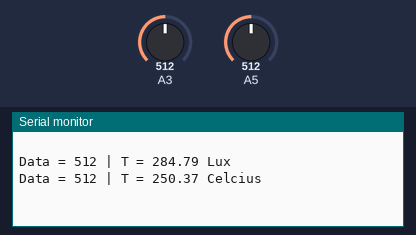
A sketch run on a simulated Arduino Uno, built with avr-gcc and run on an emulated ATmega328P. On the bench: the last lines printed to the serial monitor. The test bench sets the inputs (shaded band); at power-on: A3 = 512, A5 = 512.

Above: at 1.2 s.
1.3 s: A3 set to 109
At 1.74 s:
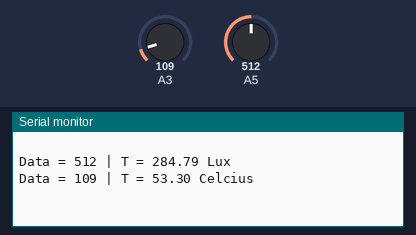
2.8 s: A3 set to 91
At 3.25 s:
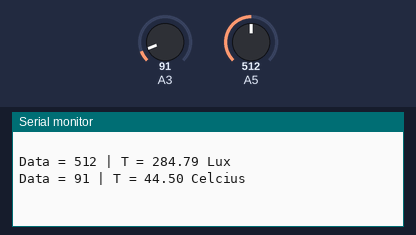
Timing chart, 0 to 5.8 s (numbered marks = the images above; inputs shaded):
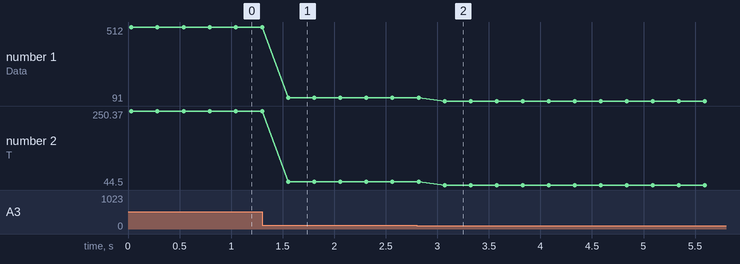

Measured:
- after the input at 1.3 s, the serial monitor: prints a new line after 0.25 s (image 1)
- after the input at 2.8 s, the serial monitor: prints a new line after 0.27 s (image 2)
- plotted number 1: 512 → 109 after the input at 1.3 s, 109 → 91 after the input at 2.8 s
- plotted number 2: 250.37 → 53.3 after the input at 1.3 s, 53.3 → 44.5 after the input at 2.8 s

The sketch:

Sensors.ino
```cpp
// #include <LiquidCrystal.h>

int dataADC;
float T, Vin, RLDR, logRK, I;
// LiquidCrystal lcd(13,12,11,10,9,8);

void setup() {
  // TX RX pada LiquidCrystal
  // lcd.begin(16,2);
  Serial.begin(9600);
  }

void loop() {
  /* Sumber data analog ada disini. Rubah bila pin yang digunakan berbeda  */
  // dataADC = analogRead(A0); sesuaikan pin yang digunakan, A0 - A5

  // Luxmeter code
  dataADC = analogRead(A5);
  Vin = dataADC * 0.00489;
  RLDR = (5000.0 / Vin - 1000.0);
  logRK = log10(RLDR/127262.2);
  I = pow(10.0, logRK / (-0.858));

  // lcd.setCursor(0,0);
  Serial.print("Data = "); Serial.print(dataADC);
  // lcd.setCursor(0,1);
  Serial.print(" | T = "); Serial.print(I); Serial.println(" Lux");

  // // Voltmeter code

  // dataADC = analogRead(A4);
  // Vin = dataADC * 5.0 / 1023;

  // // lcd.setCursor(0,0);
  // Serial.print("Data = "); Serial.print(dataADC);
  // // lcd.setCursor(0,1);
  // Serial.print("V | Input = "); Serial.println(Vin);

  // Thermometer code
  dataADC = analogRead(A3);
  T = dataADC * 0.489;

  // Serial.setCursor(0,0);
  Serial.print("Data = "); Serial.print(dataADC);
  // lcd.setCursor(0,1);
  Serial.print(" | T = "); Serial.print(T); Serial.println(" Celcius");

  Serial.println(" "); Serial.println(" "); //Hanya untuk spasi

  // Serial.write(0XDF); Serial.write('C');
  delay(250);
}
```
